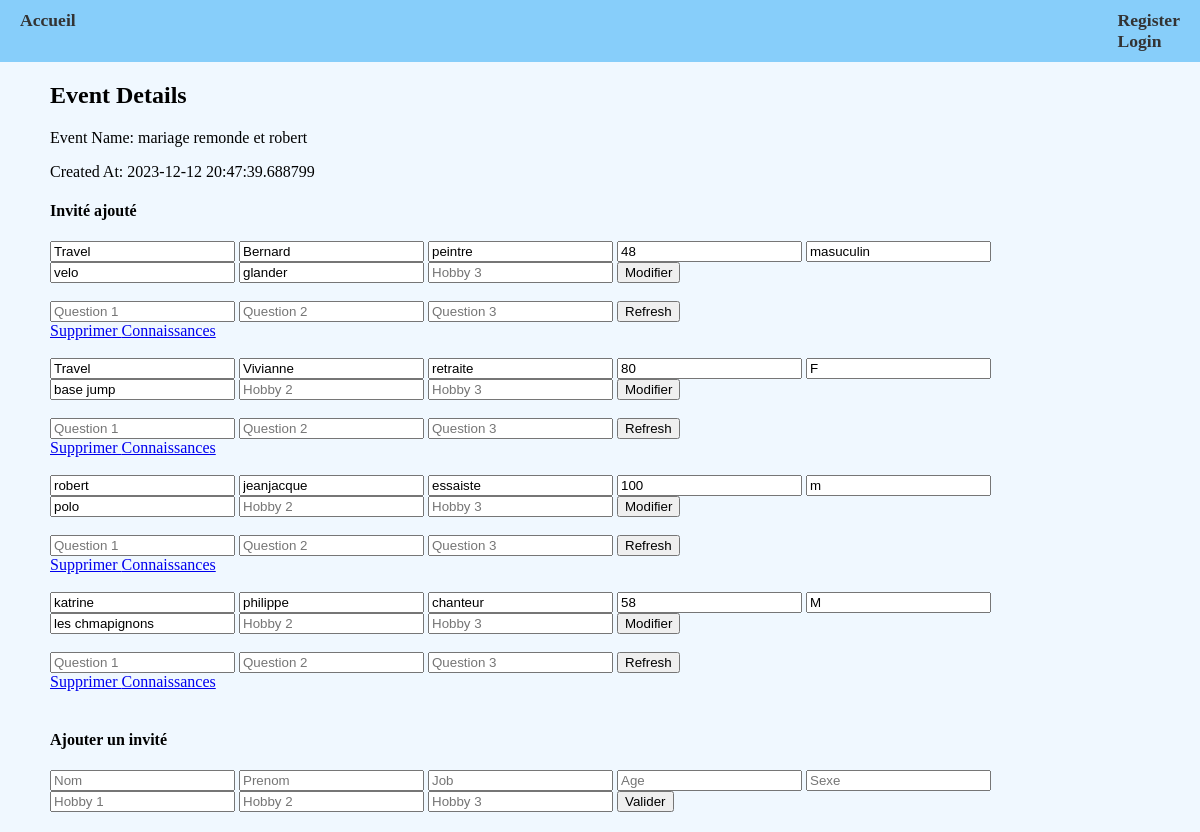
/event_details/1, run on the app's committed database.
### FlaskAppMU/model.py (models this page shows)
class Event(db.Model):
    id = db.Column(db.Integer, primary_key=True)
    eventname = db.Column(db.String(50), nullable=False)
    number_questions_person = db.Column(db.Integer, default=3)
    created_at = db.Column(db.DateTime, nullable=False, default=datetime.now)
    id_account = db.Column(db.Integer, db.ForeignKey('account.id'), nullable=False)

class Guest(db.Model):
    id = db.Column(db.Integer, primary_key=True)
    fname = db.Column(db.String(50), nullable=False)
    lname = db.Column(db.String(50), nullable=False)
    job = db.Column(db.String(50))
    age = db.Column(db.Integer)
    sex = db.Column(db.Integer)
    hobby_1 = db.Column(db.String(255))
    hobby_2 = db.Column(db.String(255))
    hobby_3 = db.Column(db.String(255))
    questions = db.Column(db.Text)
    created_at = db.Column(db.DateTime, nullable=False, default=datetime.now)
    id_event = db.Column(db.Integer, db.ForeignKey('event.id'), nullable=False)

### FlaskAppMU/app.py (the view)
@app.route("/event_details/<int:event_id>", methods=["POST", "GET"])
def event_details(event_id):
    event = Event.query.get(event_id)
    guests = Guest.query.filter_by(id_event=event_id).all()
    return render_template("event_details.html", event=event, guests=guests)

### FlaskAppMU/templates/event_details.html
{% extends "base.html"%}
{% block content %}
<h2>Event Details</h2>
<p>Event Name: {{ event.eventname }}</p>
<p>Created At: {{ event.created_at }}</p>
<h4>Invité ajouté</h4>
{% if guests %}
{% for guest in guests %}
<div id="guest">
    <form action="{{url_for('update_guest',event_id=event.id, guest_id=guest.id)}}" method="post">
        <input type="text" name="fname" placeholder="Nom" value="{{guest.fname}}">
        <input type="text" name="lname" placeholder="Prenom" value="{{guest.lname}}">
        <input type="text" name="job" placeholder="Job" value="{{guest.job}}">
        <input type="text" name="age" placeholder="Age" value="{{guest.age}}">
        <input type="text" name="sex" placeholder="Sexe" value="{{guest.sex}}">
        <input type="text" name="hobby_1" placeholder="Hobby 1" value="{{guest.hobby_1}}">
        <input type="text" name="hobby_2" placeholder="Hobby 2" value="{{guest.hobby_2}}">
        <input type="text" name="hobby_3" placeholder="Hobby 3" value="{{guest.hobby_3}}">
        <input type="submit" value="Modifier">
    </form>
    <br>
    <form action="">
        <div class="questionInputs">
            <input type="text" name="question1" placeholder="Question 1">
            <input type="text" name="question2" placeholder="Question 2">
            <input type="text" name="question3" placeholder="Question 3">
            <input type="submit" value="Refresh">
        </div>
    </form>
    <a href="{{ url_for('delete_guest', event_id=event.id, guest_id=guest.id) }}">Supprimer </a>
    <a href="{{ url_for('guest_friends', event_id=event.id, guest_id=guest.id) }}">Connaissances </a>
    <br>   <br>
</div>
{% endfor %}
{% else %}
<p style="font-size: 16px; text-align: center;">Vous n'avez encore aucun d'invité</p>
{% endif %}
<h4>Ajouter un invité</h4>
<form action="{{url_for('creat_guest',event_id=event.id)}}" method="post">
    <input type="text" name="fname" placeholder="Nom">
    <input type="text" name="lname" placeholder="Prenom">
    <input type="text" name="job" placeholder="Job">
    <input type="text" name="age" placeholder="Age">
    <input type="text" name="sex" placeholder="Sexe">
    <input type="text" name="hobby_1" placeholder="Hobby 1">
    <input type="text" name="hobby_2" placeholder="Hobby 2">
    <input type="text" name="hobby_3" placeholder="Hobby 3">
    <input type="submit" value="Valider">
</form>
{% endblock%}

### FlaskAppMU/templates/base.html (shortened to what this page needs)
<!DOCTYPE html>
<html lang="en">
<head>
    <link rel="stylesheet" href="{{url_for('static',filename='css/style.css')}}">
</head>
<body>
    <nav id ="navbar">
        <ul id="navbar-items">
            <li class="navbar-item">
                <a href="{{url_for('index')}}">Accueil</a>
            </li>
                {% if session['user_id'] %}
            <li class="navbar-item dashboard">
                <a href="{{url_for('dashboard')}}">Dashboard</a>
            </li>
            <li class="navbar-item login-logout">
                    <a href="{{ url_for('logout') }}">Logout</a>
                {% else %}
            <li class="navbar-item login-logout">
                    <a href="{{ url_for('register') }}">Register</a>
                    <a href="{{ url_for('login') }}">Login</a>
                {% endif %}
            </li>
        </ul>
    </nav>
    <div id="container">
        {% block content %}{% endblock%}
    </div>
</body>
</html>

### FlaskAppMU/static/css/style.css (style rules this page uses)
body { background-color:aliceblue; margin: 0; }
#navbar { padding: 10px; display: flex; align-items: center; background-color: lightskyblue; font-size: 1.1em; color: #333; }
#navbar-items { list-style-type: none; margin: 0; padding: 0; display: flex; width: 100%; }
.navbar-item { margin: 0 10px; }
.navbar-item.login-logout { margin-left: auto; }
.navbar-item a { text-decoration: none; display: block; color: #333; font-weight: bold; }
#container { margin: 20px 50px; }

### data on the page
Event: eventname "mariage remonde et robert", created_at "2023-12-12 20:47:39.688799"
Guest: fname "Travel", lname "Bernard", job "peintre", age "48", sex "masuculin", hobby_1 "velo", hobby_2 "glander"
Guest: fname "Travel", lname "Vivianne", job "retraite", age "80", sex "F", hobby_1 "base jump"
Guest: fname "robert", lname "jeanjacque", job "essaiste", age "100", sex "m", hobby_1 "polo"
Guest: fname "katrine", lname "philippe", job "chanteur", age "58", sex "M", hobby_1 "les chmapignons"
